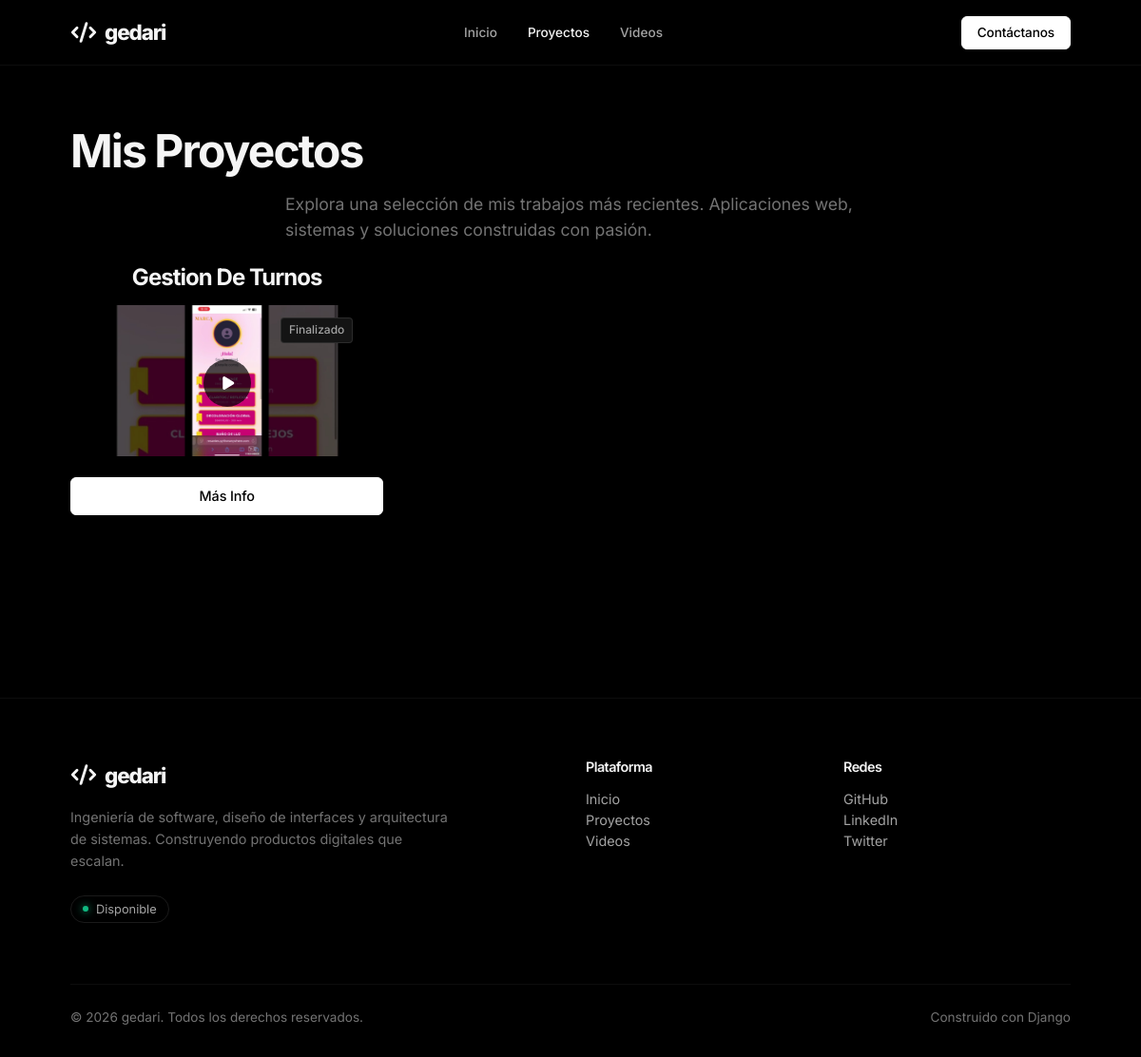
The page /proyectos/ on the database its author committed.
### projects/models.py (models this page shows, shortened)
class Project(models.Model):
    ESTADO_CHOICES = (
        ('en_desarrollo', 'En Desarrollo'),
        ('produccion', 'Producción'),
        ('finalizado', 'Finalizado'),
        ('pausado', 'Pausado'),
    )
    PUBLICACION_CHOICES = (
        ('borrador', 'Borrador'),
        ('publicado', 'Publicado'),
    )
    titulo = models.CharField(_("Título"), max_length=200)
    slug = models.SlugField(_("Slug"), max_length=200, unique=True)
    descripcion_corta = models.TextField(_("Descripción Corta"), max_length=500)
    descripcion_larga = models.TextField(_("Descripción Larga"), blank=True)
    youtube_url = models.TextField(_("Enlace o Iframe de YouTube"), help_text="Requerido. Pega el enlace completo o el código <iframe> de YouTube. El sistema extraerá el video automáticamente.")
    youtube_id = models.CharField(_("ID de YouTube"), max_length=20, blank=True)
    miniatura_youtube = models.ImageField(_("Miniatura Automática de YouTube"), upload_to="projects/youtube_thumbs/", blank=True, null=True)
    imagen_portada = models.ImageField(_("Imagen Principal / Portada"), upload_to="projects/", blank=True, null=True)
    estado = models.CharField(_("Estado"), max_length=50, choices=ESTADO_CHOICES, default='finalizado')
    estado_publicacion = models.CharField(_("Estado de Publicación"), max_length=50, choices=PUBLICACION_CHOICES, default='publicado')
    destacado = models.BooleanField(_("Destacado"), default=False, help_text="Marcar para mostrar en la página principal.")
    url_demo = models.URLField(_("URL Demo"), blank=True)
    url_github = models.URLField(_("URL GitHub"), blank=True)
    url_cliente = models.URLField(_("URL Cliente"), blank=True)
    categorias = models.ManyToManyField(Category, verbose_name=_("Categorías"), related_name="proyectos", blank=True)
    tecnologias = models.ManyToManyField(Technology, verbose_name=_("Tecnologías"), related_name="proyectos", blank=True)
    orden = models.PositiveIntegerField(_("Orden"), default=0, help_text="Determina el orden visual en la página principal (ej. 1, 2, 3...)")
    fecha_creacion = models.DateField(_("Fecha de Creación"), blank=True, null=True)
    fecha_actualizacion = models.DateTimeField(auto_now=True)
    meta_title = models.CharField(_("Meta Title"), max_length=60, blank=True)
    meta_description = models.CharField(_("Meta Description"), max_length=160, blank=True)
    class Meta:
        verbose_name = _("Proyecto")
        verbose_name_plural = _("Proyectos")
        ordering = ['orden', '-fecha_creacion']
    @property
    def iframe(self):
        if self.embed_url:
            return format_html(
                '<iframe id="yt-player-{}" width="100%" height="100%" src="{}" frameborder="0" allow="accelerometer; autoplay; clipboard-write; encrypted-media; gyroscope; picture-in-picture; fullscreen" referrerpolicy="strict-origin-when-cross-origin" allowfullscreen webkitallowfullscreen mozallowfullscreen style="position: absolute; top: 0; left: 0;"></iframe>',
                self.id,
                self.embed_url
            )
        return ""

### projects/views.py (the view)
# urls.py: path('', ProjectListView.as_view(), name='list'),
class ProjectListView(ListView):
    model = Project
    template_name = 'projects/list.html'
    context_object_name = 'proyectos'
    def get_queryset(self):
        return Project.objects.filter(estado_publicacion='publicado').prefetch_related('tecnologias').order_by('orden', '-fecha_creacion')

### templates/projects/list.html (shortened to what this page needs)
{% extends 'base.html' %}
{% load static %}
{% block content %}
<section class="section container" style="padding-top: var(--space-16);">
    <div class="text-center mb-12">
        <h1 style="font-size: 3rem; font-weight: 700; margin-bottom: 1rem;">Mis <span class="text-gradient">Proyectos</span></h1>
        <p class="text-muted" style="max-width: 600px; margin: 0 auto; font-size: 1.1rem;">
            Explora una selección de mis trabajos más recientes. Aplicaciones web, sistemas y soluciones construidas con pasión.
        </p>
    </div>
    {% if proyectos %}
    <div class="grid grid-cols-1 md:grid-cols-2 lg:grid-cols-3 gap-8" style="margin-bottom: var(--space-16);">
        {% for proyecto in proyectos %}
        <div class="glass-card" style="display: flex; flex-direction: column;">
            <div style="padding: 1.5rem 1.5rem 0.5rem 1.5rem; text-align: center;">
                <h3 style="font-size: 1.5rem; font-weight: 700; margin: 0; color: var(--text-primary);">{{ proyecto.titulo }}</h3>
            </div>
            <a href="{% url 'projects:detail' proyecto.slug %}" style="display: block; text-decoration: none; color: inherit;">
                <div class="glass-img-wrapper" style="margin: 0.5rem 1.5rem; border-radius: var(--radius-md); overflow: hidden; position: relative; box-shadow: 0 4px 10px rgba(0,0,0,0.3); transition: transform 0.3s;" onmouseover="this.style.transform='scale(1.02)'" onmouseout="this.style.transform='scale(1)'">
                    {% if proyecto.miniatura_youtube %}
                    <img src="{{ proyecto.miniatura_youtube.url }}" alt="{{ proyecto.titulo }}" style="width: 100%; aspect-ratio: 16/9; object-fit: cover;">
                    <div style="position: absolute; top: 50%; left: 50%; transform: translate(-50%, -50%); width: 50px; height: 50px; background: rgba(0,0,0,0.7); border-radius: 50%; display: flex; align-items: center; justify-content: center; color: #fff;">
                        <i class="fa-solid fa-play" style="margin-left: 3px;"></i>
                    </div>
                    {% elif proyecto.imagen_portada %}
                    <img src="{{ proyecto.imagen_portada.url }}" alt="{{ proyecto.titulo }}" style="width: 100%; aspect-ratio: 16/9; object-fit: cover;">
                    {% else %}
                    <div style="width: 100%; aspect-ratio: 16/9; background-color: var(--bg-tertiary); display: flex; align-items: center; justify-content: center;">
                        <i class="fa-solid fa-code" style="font-size: 3rem; color: var(--text-muted);"></i>
                    </div>
                    {% endif %}
                    <div style="position: absolute; top: 0.5rem; right: 0.5rem; z-index: 10; pointer-events: none;">
                        <span class="badge badge-{{ proyecto.estado|slugify }}">
                        </span>
                    </div>
                </div>
            </a>
            <div class="glass-content" style="padding-top: 0.5rem; display: flex; flex-direction: column; flex-grow: 1;">
                <div class="flex gap-3 mt-auto">
                    <a href="{% url 'projects:detail' proyecto.slug %}" class="btn btn-primary" style="flex: 1; text-align: center; justify-content: center; padding: 0.8rem;">
                        Más Info
                    </a>
                </div>
            </div>
        </div>
        {% endfor %}
    </div>
    {% endif %}
</section>
{% endblock %}

### static/css/main.css (style rules this page uses)
*, *::before, *::after { box-sizing: border-box; margin: 0; padding: 0; }
html { font-family: var(--font-sans); background-color: var(--bg-main); color: var(--text-primary); line-height: 1.5; -webkit-font-smoothing: antialiased; -moz-osx-font-smoothing: grayscale; scroll-behavior: smooth; font-size: 16px; }
body { min-height: 100vh; display: flex; flex-direction: column; background: var(--bg-main); overflow-x: hidden; }
h1, h2, h3, h4, h5, h6 { line-height: 1.1; font-weight: 700; letter-spacing: -0.04em; color: var(--text-primary); }
.text-muted { color: var(--text-muted); }
.container { width: 100%; max-width: 1100px; margin: 0 auto; padding: 0 var(--space-6); }
.flex { display: flex; }
.gap-8 { gap: var(--space-8); }
.mt-auto { margin-top: auto; }
.grid { display: grid; }
.grid-cols-1 { grid-template-columns: repeat(1, minmax(0, 1fr)); }
@media (min-width: 768px) { .md\:grid-cols-2 { grid-template-columns: repeat(2, minmax(0, 1fr)); } }
@media (min-width: 1024px) { .lg\:grid-cols-3 { grid-template-columns: repeat(3, minmax(0, 1fr)); } }

### static/css/variables.css (style rules this page uses)
:root { --bg-main: #000000; --bg-secondary: #0a0a0a; --bg-tertiary: #141414; --bg-card: #0a0a0a; --text-primary: #f5f5f5; --text-secondary: #a3a3a3; --text-muted: #737373; --border-color: rgba(255, 255, 255, 0.1); --border-hover: rgba(255, 255, 255, 0.2); --border-glass: rgba(255, 255, 255, 0.05); --accent-primary: #7c3aed; --accent-glow: rgba(124, 58, 237, 0.15); --font-sans: 'Inter', -apple-system, BlinkMacSystemFont, "Segoe UI", Roboto, Helvetica, Arial, sans-serif; --font-mono: ui-monospace, SFMono-Regular, Menlo, Monaco, Consolas, monospace; --space-1: 0.25rem; --space-2: 0.5rem; --space-3: 0.75rem; --space-4: 1rem; --space-6: 1.5rem; --space-8: 2rem; --space-12: 3rem; --space-16: 4rem; --space-24: 6rem; --space-32: 8rem; --radius-sm: 4px; --radius-md: 6px; --radius-lg: 8px; --radius-xl: 12px; --radius-2xl: 16px; --radius-full: 9999px; --transition-fast: 0.15s cubic-bezier(0.16, 1, 0.3, 1); --transition-normal: 0.3s cubic-bezier(0.16, 1, 0.3, 1); --transition-slow: 0.6s cubic-bezier(0.16, 1, 0.3, 1); }

### static/css/components.css (style rules this page uses)
.btn { display: inline-flex; align-items: center; justify-content: center; padding: 0 1.25rem; height: 40px; border-radius: var(--radius-md); font-size: 0.9rem; font-weight: 500; transition: all var(--transition-fast); cursor: pointer; text-decoration: none; letter-spacing: -0.01em; user-select: none; white-space: nowrap; border: 1px solid transparent; }
.btn-primary { background: #ffffff; color: #000000; border: 1px solid #ffffff; }
.badge { display: inline-flex; align-items: center; padding: 0.2rem 0.5rem; border-radius: var(--radius-sm); font-size: 0.75rem; font-weight: 500; background-color: var(--bg-tertiary); border: 1px solid var(--border-color); color: var(--text-secondary); }

### rows shown on the page
Project: titulo "Gestion De Turnos", miniatura_youtube (picture)
